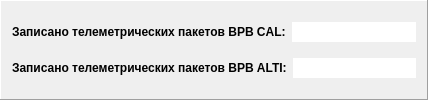
        <widget class="QFrame" name="frame_7">
         <property name="frameShape">
          <enum>QFrame::Panel</enum>
         </property>
         <property name="frameShadow">
          <enum>QFrame::Raised</enum>
         </property>
         <layout class="QVBoxLayout" name="verticalLayout_12">
          <item>
           <layout class="QHBoxLayout" name="horizontalLayout_66">
            <item>
             <widget class="QLabel" name="label_78">
              <property name="font">
               <font>
                <weight>75</weight>
                <bold>true</bold>
               </font>
              </property>
              <property name="text">
               <string>Записано телеметрических пакетов ВРВ CAL:</string>
              </property>
             </widget>
            </item>
            <item>
             <widget class="QLineEdit" name="le_kcal">
              <property name="font">
               <font>
                <weight>75</weight>
                <bold>true</bold>
               </font>
              </property>
              <property name="frame">
               <bool>false</bool>
              </property>
              <property name="readOnly">
               <bool>true</bool>
              </property>
             </widget>
            </item>
           </layout>
          </item>
          <item>
           <layout class="QHBoxLayout" name="horizontalLayout">
            <item>
             <widget class="QLabel" name="label_75">
              <property name="font">
               <font>
                <weight>75</weight>
                <bold>true</bold>
               </font>
              </property>
              <property name="text">
               <string>Записано телеметрических пакетов ВРВ ALTI:</string>
              </property>
             </widget>
            </item>
            <item>
             <widget class="QLineEdit" name="le_kvrv">
              <property name="font">
               <font>
                <weight>75</weight>
                <bold>true</bold>
               </font>
              </property>
              <property name="frame">
               <bool>false</bool>
              </property>
              <property name="alignment">
               <set>Qt::AlignLeading|Qt::AlignLeft|Qt::AlignVCenter</set>
              </property>
              <property name="readOnly">
               <bool>true</bool>
              </property>
             </widget>
            </item>
           </layout>
          </item>
         </layout>
        </widget>
